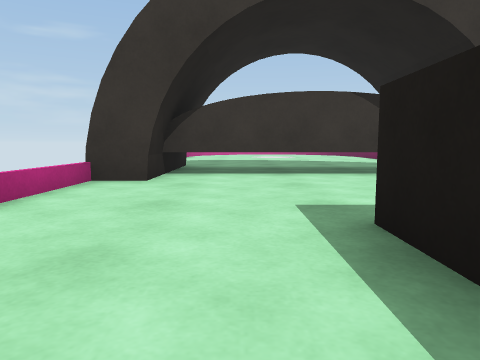
View 1 (above)

14 first-person views from a walk through a Unity game level. The camera is 0.59 m above the floor, tilts 6° down and sees 70° across. The floor is counted in squares, 1 m on a side. Each view is taken from the middle of a square. On the plan, view 1 faces up. The plan holds only what a view shows up to about 10 squares ahead; the rest is blank. The place goes on beyond the plan. The player character is not drawn.

View 2
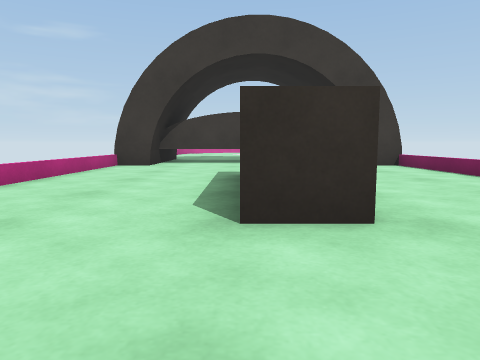

View 3
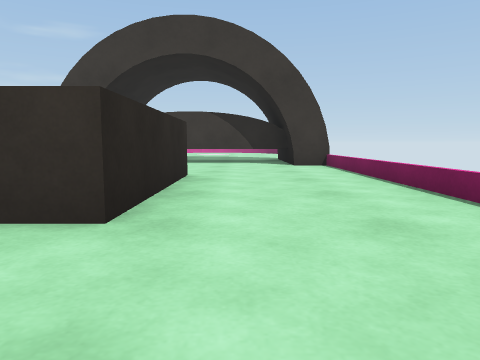

View 4
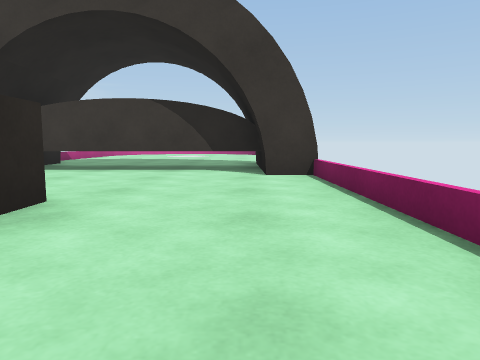

View 5
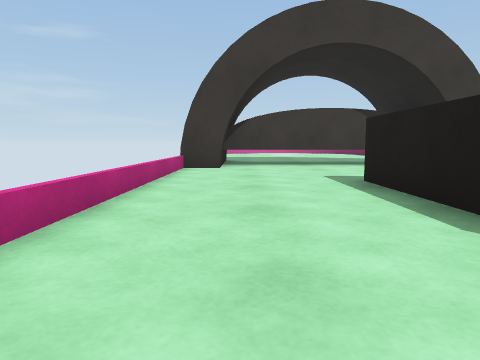

View 6
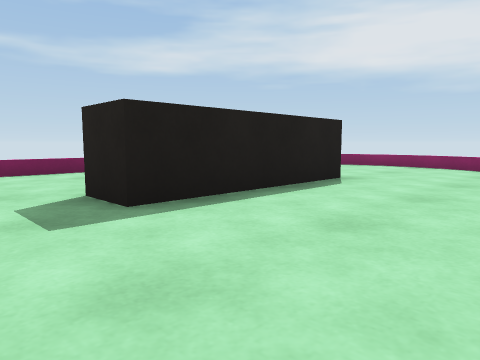

View 7
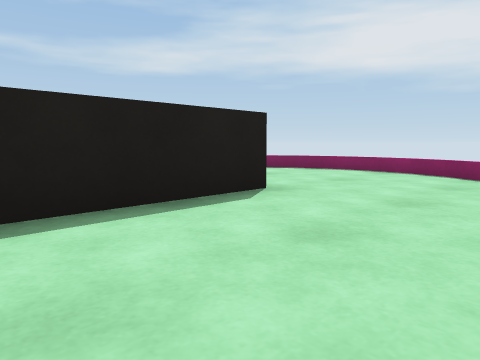

View 8
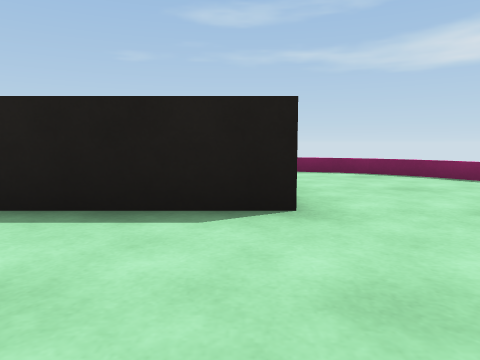

View 9
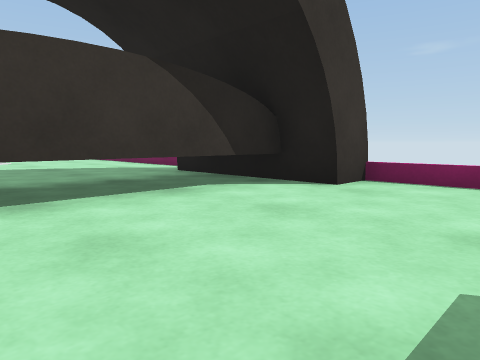

View 10
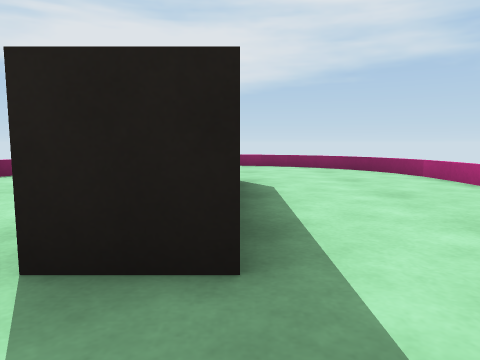

View 11
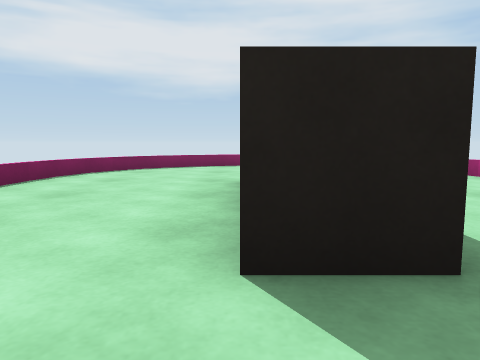

View 12
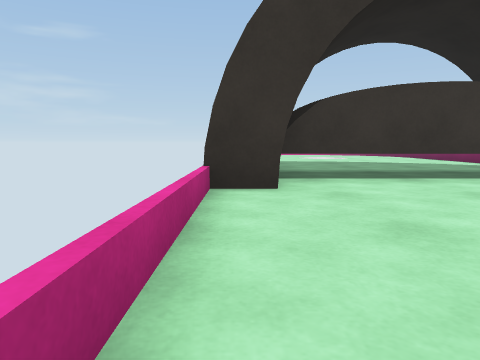

View 13
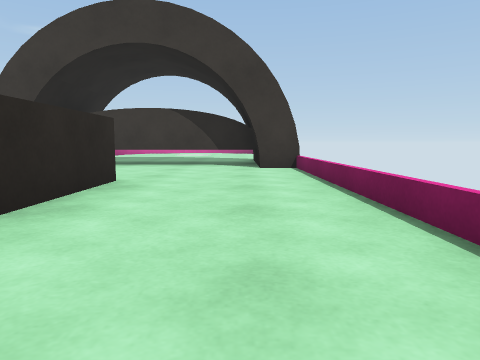

View 14
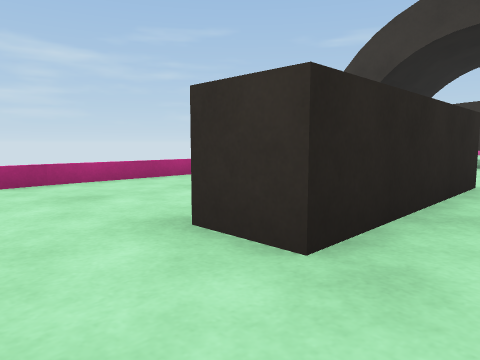

### Floor plan
Points are (right, up) in squares from view 1. A wall is a line through its corners. A room is listed if a view was taken in it or the views show most of it. See-through windows are left out.
Room 1 (views 1, 4, 5, 6, 7, 8, 9, 10, 11, 12)
walls: (1, -1.5) (1, 2.5) (2, 2.5) (2, -1.5); (4.5, 6.5) (-1.5, 6.5); (5.4, 5.5) (4.5, 5.5) (4.5, 9); (-1.5, 8.9) (-1.5, 5.5) (-2.4, 5.5)
low walls: (-2.4, 5.5) (-2.4, -1.5); (-2.4, -1.4) (-2.3, -2.3); (-2.4, -2.1) (-2.1, -3); (-2.2, -2.8) (-1.8, -3.6); (5.1, -2.9) (5.3, -2.2) (5.4, -1.5) (5.4, 5.5)
ways out: opening at (1, -2) to room 2
Room 2 (views 2, 3, 13, 14)
walls: (2, -1.5) (1, -1.5)
low walls: (3.2, -5) (3.9, -4.6); (2.5, -5.3) (3.3, -5); (1.8, -5.4) (2.6, -5.3); (3.8, -4.6) (4.4, -4.1); (1.1, -5.4) (1.9, -5.4); (4.3, -4.2) (4.9, -3.5); (0.3, -5.3) (1.2, -5.4); (4.8, -3.7) (5.2, -2.9); (-0.3, -5) (0.5, -5.3); (-0.9, -4.6) (-0.2, -5); (-1.4, -4.1) (-0.8, -4.6); (-1.9, -3.5) (-1.3, -4.2)
ways out: opening at (1, -2) to room 1

Where each view was taken, in squares from view 1:
view 1: 0 up, 0 right, facing up
view 2: 4 down, 1 right, facing up
view 3: 4 down, 3 right, facing up
view 4: 1 down, 4 right, facing up
view 5: 3 down, 1 left, facing up
view 6: 4 up, 2 left, facing down-right
view 7: 2 up, 2 left, facing down-right
view 8: 1 down, 2 left, facing right
view 9: 3 up, 0 right, facing up-right
view 10: 4 up, 1 right, facing down
view 11: 4 up, 2 right, facing down
view 12: 1 up, 2 left, facing up
view 13: 3 down, 4 right, facing up
view 14: 3 down, 3 right, facing up-left
